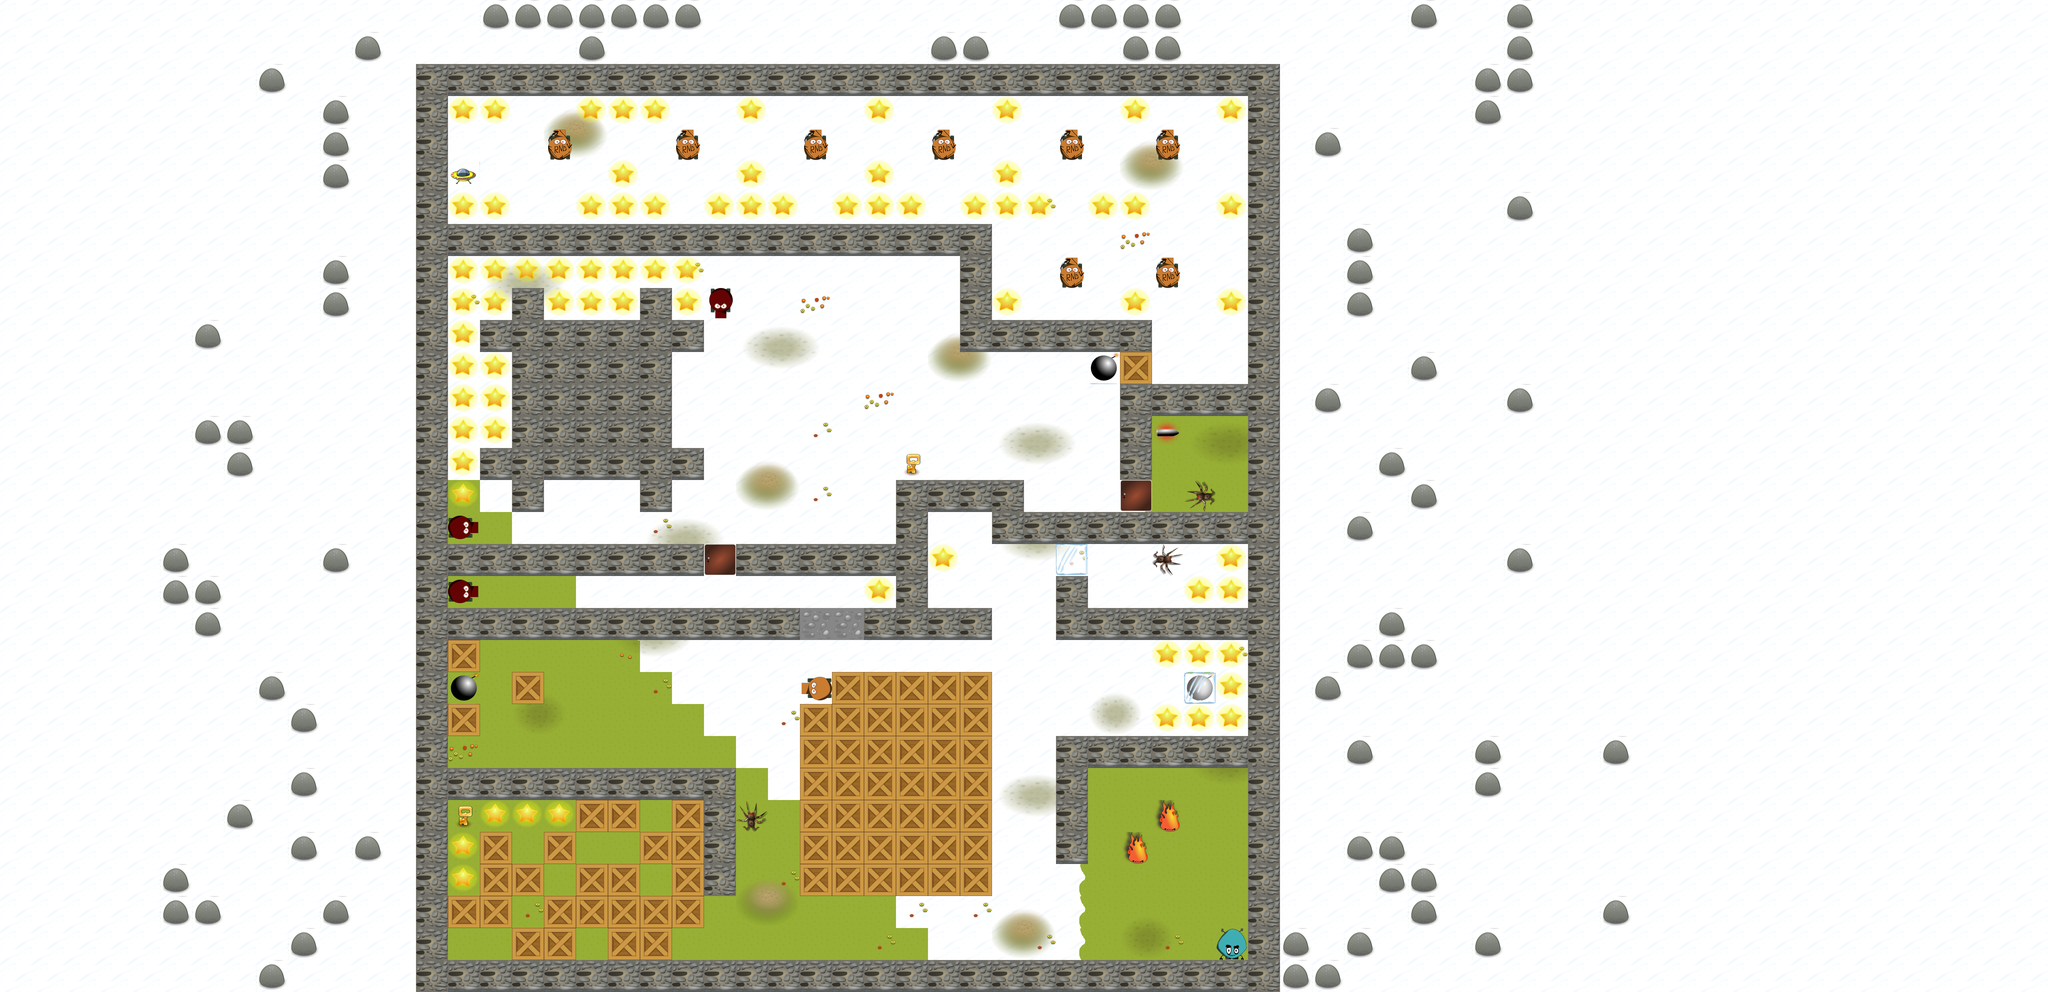

Tiled map render using the project's own tile images. Description and the map definition, with tile-layer contents summarised, below:
An orthogonal 64x31 tile map with 80x80 px tiles, 8 tile layers (ground, grass, flowers, walls, ...), 5 tilesets and 6 objects.

<map version="1.0" orientation="orthogonal" width="64" height="31" tilewidth="80" tileheight="80">
 <properties>
  <property name="Scale" value="0.75" />
  <property name="background_music" value="Pinball Spring 160" />
  <property name="level author" value="" />
  <property name="music_info" value="Chipper Doodle v2 by Kevin MacLeod is licensed under a CC Attribution 3.0." />
 </properties>
 <tileset firstgid="1" name="walls80" tilewidth="80" tileheight="80">
  <image source="walls80.png" width="320" height="320" />
  <tile id="0">
   <properties>
    <property name="wall" value="1" />
   </properties>
  </tile>
  <tile id="1">
   <properties>
    <property name="wall" value="1" />
   </properties>
  </tile>
  <tile id="2">
   <properties>
    <property name="wall" value="1" />
   </properties>
  </tile>
  <tile id="14">
   <properties>
    <property name="wall" value="1" />
   </properties>
  </tile>
  <tile id="15">
   <properties>
    <property name="wall" value="1" />
   </properties>
  </tile>
 </tileset>
 <tileset firstgid="17" name="SmallWorld-all" tilewidth="80" tileheight="80">
  <image source="SmallWorld-all.png" width="640" height="560" />
 </tileset>
 <tileset firstgid="73" name="TiledObjects" tilewidth="80" tileheight="80">
  <image source="TiledObjects.png" width="800" height="800" />
 </tileset>
 <tileset firstgid="173" name="walls80V2" tilewidth="80" tileheight="80">
  <image source="walls80V2.png" width="640" height="640" />
  <tile id="0">
   <properties>
    <property name="wall" value="1" />
   </properties>
  </tile>
  <tile id="1">
   <properties>
    <property name="wall" value="1" />
   </properties>
  </tile>
  <tile id="26">
   <properties>
    <property name="wall" value="1" />
   </properties>
  </tile>
 </tileset>
 <tileset firstgid="237" name="snowShadows" tilewidth="80" tileheight="80">
  <image source="snowShadows.png" width="640" height="640" />
 </tileset>
 <layer name="ground" width="64" height="31">
  <data>[1984 cells, 1984 non-empty, 3 distinct tile ids]</data>
 </layer>
 <layer name="grass" width="64" height="31">
  <data>[1984 cells, 97 non-empty, 15 distinct tile ids]</data>
 </layer>
 <layer name="flowers" width="64" height="31">
  <data>[1984 cells, 24 non-empty, 3 distinct tile ids]</data>
 </layer>
 <layer name="walls" width="64" height="31">
  <data>[1984 cells, 243 non-empty, 1 distinct tile ids]</data>
 </layer>
 <layer name="wallsFront" width="64" height="31">
  <data>[1984 cells, 243 non-empty, 1 distinct tile ids]</data>
 </layer>
 <layer name="wallfront2" width="64" height="31">
  <data>[1984 cells, 141 non-empty, 1 distinct tile ids]</data>
 </layer>
 <layer name="ObjectTiles" width="64" height="31">
  <data>[1984 cells, 172 non-empty, 19 distinct tile ids]</data>
 </layer>
 <objectgroup name="objects">
  <properties>
   <property name="turn" value="left" />
  </properties>
  <object x="2640" y="80" width="80" height="80">
   <properties>
    <property name="element" value="2" />
    <property name="sequence" value="5" />
   </properties>
  </object>
  <object x="2960" y="1200" width="80" height="80" />
  <object x="2880" y="1360" width="80" height="80" />
  <object x="3520" y="900" />
  <object x="2980" y="1220" width="20" />
  <object x="1840" y="2000" width="80" height="80" />
 </objectgroup>
 <layer name="forest" width="64" height="31">
  <data>[1984 cells, 82 non-empty, 1 distinct tile ids]</data>
 </layer>
</map>
